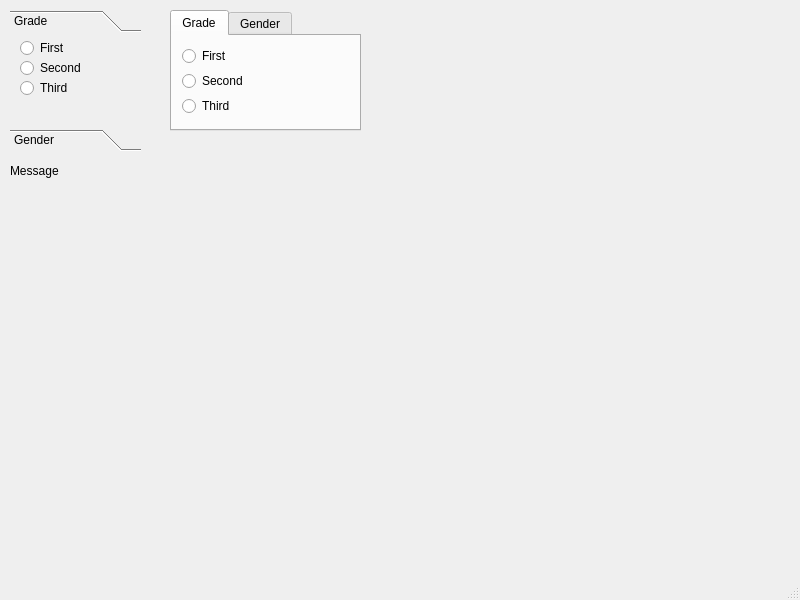
<?xml version="1.0" encoding="UTF-8"?>
<ui version="4.0">
 <class>MainWindow</class>
 <widget class="QMainWindow" name="MainWindow">
  <property name="geometry">
   <rect>
    <x>0</x>
    <y>0</y>
    <width>800</width>
    <height>600</height>
   </rect>
  </property>
  <property name="windowTitle">
   <string>MainWindow</string>
  </property>
  <widget class="QWidget" name="centralwidget">
   <widget class="QToolBox" name="tbGradeGender">
    <property name="geometry">
     <rect>
      <x>10</x>
      <y>10</y>
      <width>131</width>
      <height>141</height>
     </rect>
    </property>
    <property name="frameShape">
     <enum>QFrame::NoFrame</enum>
    </property>
    <property name="currentIndex">
     <number>0</number>
    </property>
    <widget class="QWidget" name="page_1">
     <property name="geometry">
      <rect>
       <x>0</x>
       <y>0</y>
       <width>131</width>
       <height>85</height>
      </rect>
     </property>
     <attribute name="label">
      <string>Grade</string>
     </attribute>
     <widget class="QRadioButton" name="tbRadioFirst">
      <property name="geometry">
       <rect>
        <x>10</x>
        <y>0</y>
        <width>99</width>
        <height>20</height>
       </rect>
      </property>
      <property name="text">
       <string>First</string>
      </property>
     </widget>
     <widget class="QRadioButton" name="tbRedioSecond">
      <property name="geometry">
       <rect>
        <x>10</x>
        <y>20</y>
        <width>99</width>
        <height>20</height>
       </rect>
      </property>
      <property name="text">
       <string>Second</string>
      </property>
     </widget>
     <widget class="QRadioButton" name="tbRadioThird">
      <property name="geometry">
       <rect>
        <x>10</x>
        <y>40</y>
        <width>99</width>
        <height>20</height>
       </rect>
      </property>
      <property name="text">
       <string>Third</string>
      </property>
     </widget>
    </widget>
    <widget class="QWidget" name="page_2">
     <property name="geometry">
      <rect>
       <x>0</x>
       <y>0</y>
       <width>131</width>
       <height>85</height>
      </rect>
     </property>
     <attribute name="label">
      <string>Gender</string>
     </attribute>
     <widget class="QRadioButton" name="tbRadioMale">
      <property name="geometry">
       <rect>
        <x>10</x>
        <y>10</y>
        <width>99</width>
        <height>20</height>
       </rect>
      </property>
      <property name="text">
       <string>Male</string>
      </property>
     </widget>
     <widget class="QRadioButton" name="tbRadioFemale">
      <property name="geometry">
       <rect>
        <x>10</x>
        <y>40</y>
        <width>99</width>
        <height>20</height>
       </rect>
      </property>
      <property name="text">
       <string>Female</string>
      </property>
     </widget>
    </widget>
   </widget>
   <widget class="QTabWidget" name="tabWidget">
    <property name="geometry">
     <rect>
      <x>170</x>
      <y>10</y>
      <width>191</width>
      <height>121</height>
     </rect>
    </property>
    <property name="currentIndex">
     <number>0</number>
    </property>
    <widget class="QWidget" name="tab">
     <attribute name="title">
      <string>Grade</string>
     </attribute>
     <widget class="QRadioButton" name="twRadioFirst">
      <property name="geometry">
       <rect>
        <x>10</x>
        <y>10</y>
        <width>99</width>
        <height>20</height>
       </rect>
      </property>
      <property name="text">
       <string>First</string>
      </property>
     </widget>
     <widget class="QRadioButton" name="twRadioSecond">
      <property name="geometry">
       <rect>
        <x>10</x>
        <y>35</y>
        <width>99</width>
        <height>20</height>
       </rect>
      </property>
      <property name="text">
       <string>Second</string>
      </property>
     </widget>
     <widget class="QRadioButton" name="twRadioThird">
      <property name="geometry">
       <rect>
        <x>10</x>
        <y>60</y>
        <width>99</width>
        <height>20</height>
       </rect>
      </property>
      <property name="text">
       <string>Third</string>
      </property>
     </widget>
    </widget>
    <widget class="QWidget" name="tab_2">
     <attribute name="title">
      <string>Gender</string>
     </attribute>
     <widget class="QRadioButton" name="twRadioMale">
      <property name="geometry">
       <rect>
        <x>10</x>
        <y>10</y>
        <width>99</width>
        <height>20</height>
       </rect>
      </property>
      <property name="text">
       <string>Male</string>
      </property>
     </widget>
     <widget class="QRadioButton" name="twRadioFemale">
      <property name="geometry">
       <rect>
        <x>10</x>
        <y>40</y>
        <width>99</width>
        <height>20</height>
       </rect>
      </property>
      <property name="text">
       <string>Female</string>
      </property>
     </widget>
    </widget>
   </widget>
   <widget class="QLabel" name="lblMsg">
    <property name="geometry">
     <rect>
      <x>10</x>
      <y>150</y>
      <width>351</width>
      <height>41</height>
     </rect>
    </property>
    <property name="text">
     <string>Message</string>
    </property>
   </widget>
  </widget>
  <widget class="QMenuBar" name="menubar">
   <property name="geometry">
    <rect>
     <x>0</x>
     <y>0</y>
     <width>800</width>
     <height>19</height>
    </rect>
   </property>
  </widget>
  <widget class="QStatusBar" name="statusbar"/>
 </widget>
 <resources/>
 <connections/>
</ui>
